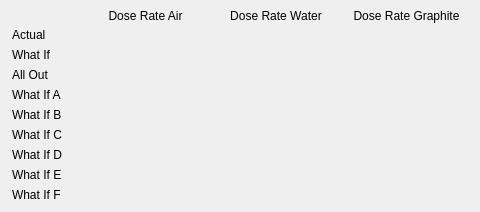
<?xml version="1.0" encoding="UTF-8"?>
<ui version="4.0">
 <class>Form</class>
 <widget class="QWidget" name="Form">
  <property name="geometry">
   <rect>
    <x>0</x>
    <y>0</y>
    <width>480</width>
    <height>212</height>
   </rect>
  </property>
  <property name="windowTitle">
   <string>Flux Spectrum Dose Rates</string>
  </property>
  <layout class="QVBoxLayout" name="verticalLayout">
   <property name="spacing">
    <number>0</number>
   </property>
   <property name="leftMargin">
    <number>0</number>
   </property>
   <property name="topMargin">
    <number>0</number>
   </property>
   <property name="rightMargin">
    <number>0</number>
   </property>
   <property name="bottomMargin">
    <number>0</number>
   </property>
   <item>
    <widget class="QFrame" name="mainFormFrame">
     <property name="minimumSize">
      <size>
       <width>480</width>
       <height>212</height>
      </size>
     </property>
     <layout class="QGridLayout" name="gridLayout">
      <property name="leftMargin">
       <number>12</number>
      </property>
      <property name="topMargin">
       <number>8</number>
      </property>
      <property name="rightMargin">
       <number>12</number>
      </property>
      <property name="bottomMargin">
       <number>8</number>
      </property>
      <property name="horizontalSpacing">
       <number>8</number>
      </property>
      <property name="verticalSpacing">
       <number>3</number>
      </property>
      <item row="8" column="1">
       <widget class="QELabel" name="qelabel_01">
        <property name="minimumSize">
         <size>
          <width>116</width>
          <height>17</height>
         </size>
        </property>
        <property name="maximumSize">
         <size>
          <width>16777215</width>
          <height>17</height>
         </size>
        </property>
        <property name="alignment">
         <set>Qt::AlignRight|Qt::AlignTrailing|Qt::AlignVCenter</set>
        </property>
        <property name="variable" stdset="0">
         <string>MCTRSD08:DOSE_RATE_AIR</string>
        </property>
        <property name="notation" stdset="0">
         <enum>QELabel::Scientific</enum>
        </property>
       </widget>
      </item>
      <item row="3" column="1">
       <widget class="QELabel" name="qelabel_02">
        <property name="minimumSize">
         <size>
          <width>116</width>
          <height>17</height>
         </size>
        </property>
        <property name="maximumSize">
         <size>
          <width>16777215</width>
          <height>17</height>
         </size>
        </property>
        <property name="alignment">
         <set>Qt::AlignRight|Qt::AlignTrailing|Qt::AlignVCenter</set>
        </property>
        <property name="variable" stdset="0">
         <string>MCTRSD03:DOSE_RATE_AIR</string>
        </property>
        <property name="notation" stdset="0">
         <enum>QELabel::Scientific</enum>
        </property>
       </widget>
      </item>
      <item row="1" column="1">
       <widget class="QELabel" name="qelabel_03">
        <property name="minimumSize">
         <size>
          <width>116</width>
          <height>17</height>
         </size>
        </property>
        <property name="maximumSize">
         <size>
          <width>16777215</width>
          <height>17</height>
         </size>
        </property>
        <property name="alignment">
         <set>Qt::AlignRight|Qt::AlignTrailing|Qt::AlignVCenter</set>
        </property>
        <property name="variable" stdset="0">
         <string>MCTRSD01:DOSE_RATE_AIR</string>
        </property>
        <property name="notation" stdset="0">
         <enum>QELabel::Scientific</enum>
        </property>
       </widget>
      </item>
      <item row="7" column="2">
       <widget class="QELabel" name="qelabel_04">
        <property name="minimumSize">
         <size>
          <width>116</width>
          <height>17</height>
         </size>
        </property>
        <property name="maximumSize">
         <size>
          <width>16777215</width>
          <height>17</height>
         </size>
        </property>
        <property name="alignment">
         <set>Qt::AlignRight|Qt::AlignTrailing|Qt::AlignVCenter</set>
        </property>
        <property name="variable" stdset="0">
         <string>MCTRSD07:DOSE_RATE_SOLID_WATER</string>
        </property>
        <property name="notation" stdset="0">
         <enum>QELabel::Scientific</enum>
        </property>
       </widget>
      </item>
      <item row="4" column="2">
       <widget class="QELabel" name="qelabel_05">
        <property name="minimumSize">
         <size>
          <width>116</width>
          <height>17</height>
         </size>
        </property>
        <property name="maximumSize">
         <size>
          <width>16777215</width>
          <height>17</height>
         </size>
        </property>
        <property name="alignment">
         <set>Qt::AlignRight|Qt::AlignTrailing|Qt::AlignVCenter</set>
        </property>
        <property name="variable" stdset="0">
         <string>MCTRSD04:DOSE_RATE_SOLID_WATER</string>
        </property>
        <property name="notation" stdset="0">
         <enum>QELabel::Scientific</enum>
        </property>
       </widget>
      </item>
      <item row="9" column="3">
       <widget class="QELabel" name="qelabel_06">
        <property name="minimumSize">
         <size>
          <width>116</width>
          <height>17</height>
         </size>
        </property>
        <property name="maximumSize">
         <size>
          <width>16777215</width>
          <height>17</height>
         </size>
        </property>
        <property name="alignment">
         <set>Qt::AlignRight|Qt::AlignTrailing|Qt::AlignVCenter</set>
        </property>
        <property name="variable" stdset="0">
         <string>MCTRSD09:DOSE_RATE_GRAPH</string>
        </property>
        <property name="notation" stdset="0">
         <enum>QELabel::Scientific</enum>
        </property>
       </widget>
      </item>
      <item row="8" column="3">
       <widget class="QELabel" name="qelabel_07">
        <property name="minimumSize">
         <size>
          <width>116</width>
          <height>17</height>
         </size>
        </property>
        <property name="maximumSize">
         <size>
          <width>16777215</width>
          <height>17</height>
         </size>
        </property>
        <property name="alignment">
         <set>Qt::AlignRight|Qt::AlignTrailing|Qt::AlignVCenter</set>
        </property>
        <property name="variable" stdset="0">
         <string>MCTRSD08:DOSE_RATE_GRAPH</string>
        </property>
        <property name="notation" stdset="0">
         <enum>QELabel::Scientific</enum>
        </property>
       </widget>
      </item>
      <item row="3" column="3">
       <widget class="QELabel" name="qelabel_08">
        <property name="minimumSize">
         <size>
          <width>116</width>
          <height>17</height>
         </size>
        </property>
        <property name="maximumSize">
         <size>
          <width>16777215</width>
          <height>17</height>
         </size>
        </property>
        <property name="alignment">
         <set>Qt::AlignRight|Qt::AlignTrailing|Qt::AlignVCenter</set>
        </property>
        <property name="variable" stdset="0">
         <string>MCTRSD03:DOSE_RATE_GRAPH</string>
        </property>
        <property name="notation" stdset="0">
         <enum>QELabel::Scientific</enum>
        </property>
       </widget>
      </item>
      <item row="7" column="1">
       <widget class="QELabel" name="qelabel_09">
        <property name="minimumSize">
         <size>
          <width>116</width>
          <height>17</height>
         </size>
        </property>
        <property name="maximumSize">
         <size>
          <width>16777215</width>
          <height>17</height>
         </size>
        </property>
        <property name="alignment">
         <set>Qt::AlignRight|Qt::AlignTrailing|Qt::AlignVCenter</set>
        </property>
        <property name="variable" stdset="0">
         <string>MCTRSD07:DOSE_RATE_AIR</string>
        </property>
        <property name="notation" stdset="0">
         <enum>QELabel::Scientific</enum>
        </property>
       </widget>
      </item>
      <item row="0" column="1">
       <widget class="QLabel" name="qlabel_01">
        <property name="minimumSize">
         <size>
          <width>116</width>
          <height>15</height>
         </size>
        </property>
        <property name="maximumSize">
         <size>
          <width>16777215</width>
          <height>15</height>
         </size>
        </property>
        <property name="font">
         <font/>
        </property>
        <property name="text">
         <string>Dose Rate Air</string>
        </property>
        <property name="alignment">
         <set>Qt::AlignCenter</set>
        </property>
       </widget>
      </item>
      <item row="7" column="0">
       <widget class="QLabel" name="qlabel_02">
        <property name="minimumSize">
         <size>
          <width>64</width>
          <height>15</height>
         </size>
        </property>
        <property name="maximumSize">
         <size>
          <width>64</width>
          <height>15</height>
         </size>
        </property>
        <property name="text">
         <string>What If D</string>
        </property>
       </widget>
      </item>
      <item row="8" column="2">
       <widget class="QELabel" name="qelabel_10">
        <property name="minimumSize">
         <size>
          <width>116</width>
          <height>17</height>
         </size>
        </property>
        <property name="maximumSize">
         <size>
          <width>16777215</width>
          <height>17</height>
         </size>
        </property>
        <property name="alignment">
         <set>Qt::AlignRight|Qt::AlignTrailing|Qt::AlignVCenter</set>
        </property>
        <property name="variable" stdset="0">
         <string>MCTRSD08:DOSE_RATE_SOLID_WATER</string>
        </property>
        <property name="notation" stdset="0">
         <enum>QELabel::Scientific</enum>
        </property>
       </widget>
      </item>
      <item row="3" column="2">
       <widget class="QELabel" name="qelabel_11">
        <property name="minimumSize">
         <size>
          <width>116</width>
          <height>17</height>
         </size>
        </property>
        <property name="maximumSize">
         <size>
          <width>16777215</width>
          <height>17</height>
         </size>
        </property>
        <property name="alignment">
         <set>Qt::AlignRight|Qt::AlignTrailing|Qt::AlignVCenter</set>
        </property>
        <property name="variable" stdset="0">
         <string>MCTRSD03:DOSE_RATE_SOLID_WATER</string>
        </property>
        <property name="notation" stdset="0">
         <enum>QELabel::Scientific</enum>
        </property>
       </widget>
      </item>
      <item row="6" column="3">
       <widget class="QELabel" name="qelabel_12">
        <property name="minimumSize">
         <size>
          <width>116</width>
          <height>17</height>
         </size>
        </property>
        <property name="maximumSize">
         <size>
          <width>16777215</width>
          <height>17</height>
         </size>
        </property>
        <property name="alignment">
         <set>Qt::AlignRight|Qt::AlignTrailing|Qt::AlignVCenter</set>
        </property>
        <property name="variable" stdset="0">
         <string>MCTRSD05:DOSE_RATE_GRAPH</string>
        </property>
        <property name="notation" stdset="0">
         <enum>QELabel::Scientific</enum>
        </property>
       </widget>
      </item>
      <item row="2" column="1">
       <widget class="QELabel" name="qelabel_13">
        <property name="minimumSize">
         <size>
          <width>116</width>
          <height>17</height>
         </size>
        </property>
        <property name="maximumSize">
         <size>
          <width>16777215</width>
          <height>17</height>
         </size>
        </property>
        <property name="alignment">
         <set>Qt::AlignRight|Qt::AlignTrailing|Qt::AlignVCenter</set>
        </property>
        <property name="variable" stdset="0">
         <string>MCTRSD02:DOSE_RATE_AIR</string>
        </property>
        <property name="notation" stdset="0">
         <enum>QELabel::Scientific</enum>
        </property>
       </widget>
      </item>
      <item row="0" column="2">
       <widget class="QLabel" name="qlabel_03">
        <property name="minimumSize">
         <size>
          <width>116</width>
          <height>15</height>
         </size>
        </property>
        <property name="maximumSize">
         <size>
          <width>16777215</width>
          <height>15</height>
         </size>
        </property>
        <property name="font">
         <font/>
        </property>
        <property name="text">
         <string>Dose Rate Water</string>
        </property>
        <property name="alignment">
         <set>Qt::AlignCenter</set>
        </property>
       </widget>
      </item>
      <item row="6" column="1">
       <widget class="QELabel" name="qelabel_14">
        <property name="minimumSize">
         <size>
          <width>116</width>
          <height>17</height>
         </size>
        </property>
        <property name="maximumSize">
         <size>
          <width>16777215</width>
          <height>17</height>
         </size>
        </property>
        <property name="alignment">
         <set>Qt::AlignRight|Qt::AlignTrailing|Qt::AlignVCenter</set>
        </property>
        <property name="variable" stdset="0">
         <string>MCTRSD05:DOSE_RATE_AIR</string>
        </property>
        <property name="notation" stdset="0">
         <enum>QELabel::Scientific</enum>
        </property>
       </widget>
      </item>
      <item row="1" column="0">
       <widget class="QLabel" name="qlabel_04">
        <property name="minimumSize">
         <size>
          <width>64</width>
          <height>15</height>
         </size>
        </property>
        <property name="maximumSize">
         <size>
          <width>64</width>
          <height>15</height>
         </size>
        </property>
        <property name="text">
         <string>Actual</string>
        </property>
       </widget>
      </item>
      <item row="6" column="2">
       <widget class="QELabel" name="qelabel_15">
        <property name="minimumSize">
         <size>
          <width>116</width>
          <height>17</height>
         </size>
        </property>
        <property name="maximumSize">
         <size>
          <width>16777215</width>
          <height>17</height>
         </size>
        </property>
        <property name="alignment">
         <set>Qt::AlignRight|Qt::AlignTrailing|Qt::AlignVCenter</set>
        </property>
        <property name="variable" stdset="0">
         <string>MCTRSD05:DOSE_RATE_SOLID_WATER</string>
        </property>
        <property name="notation" stdset="0">
         <enum>QELabel::Scientific</enum>
        </property>
       </widget>
      </item>
      <item row="5" column="1">
       <widget class="QELabel" name="qelabel_16">
        <property name="minimumSize">
         <size>
          <width>116</width>
          <height>17</height>
         </size>
        </property>
        <property name="maximumSize">
         <size>
          <width>16777215</width>
          <height>17</height>
         </size>
        </property>
        <property name="alignment">
         <set>Qt::AlignRight|Qt::AlignTrailing|Qt::AlignVCenter</set>
        </property>
        <property name="variable" stdset="0">
         <string>MCTRSD05:DOSE_RATE_AIR</string>
        </property>
        <property name="notation" stdset="0">
         <enum>QELabel::Scientific</enum>
        </property>
       </widget>
      </item>
      <item row="2" column="3">
       <widget class="QELabel" name="qelabel_17">
        <property name="minimumSize">
         <size>
          <width>116</width>
          <height>17</height>
         </size>
        </property>
        <property name="maximumSize">
         <size>
          <width>16777215</width>
          <height>17</height>
         </size>
        </property>
        <property name="alignment">
         <set>Qt::AlignRight|Qt::AlignTrailing|Qt::AlignVCenter</set>
        </property>
        <property name="variable" stdset="0">
         <string>MCTRSD02:DOSE_RATE_GRAPH</string>
        </property>
        <property name="notation" stdset="0">
         <enum>QELabel::Scientific</enum>
        </property>
       </widget>
      </item>
      <item row="5" column="2">
       <widget class="QELabel" name="qelabel_18">
        <property name="minimumSize">
         <size>
          <width>116</width>
          <height>17</height>
         </size>
        </property>
        <property name="maximumSize">
         <size>
          <width>16777215</width>
          <height>17</height>
         </size>
        </property>
        <property name="alignment">
         <set>Qt::AlignRight|Qt::AlignTrailing|Qt::AlignVCenter</set>
        </property>
        <property name="variable" stdset="0">
         <string>MCTRSD05:DOSE_RATE_SOLID_WATER</string>
        </property>
        <property name="notation" stdset="0">
         <enum>QELabel::Scientific</enum>
        </property>
       </widget>
      </item>
      <item row="1" column="3">
       <widget class="QELabel" name="qelabel_19">
        <property name="minimumSize">
         <size>
          <width>116</width>
          <height>17</height>
         </size>
        </property>
        <property name="maximumSize">
         <size>
          <width>16777215</width>
          <height>17</height>
         </size>
        </property>
        <property name="alignment">
         <set>Qt::AlignRight|Qt::AlignTrailing|Qt::AlignVCenter</set>
        </property>
        <property name="variable" stdset="0">
         <string>MCTRSD01:DOSE_RATE_GRAPH</string>
        </property>
        <property name="notation" stdset="0">
         <enum>QELabel::Scientific</enum>
        </property>
       </widget>
      </item>
      <item row="2" column="2">
       <widget class="QELabel" name="qelabel_20">
        <property name="minimumSize">
         <size>
          <width>116</width>
          <height>17</height>
         </size>
        </property>
        <property name="maximumSize">
         <size>
          <width>16777215</width>
          <height>17</height>
         </size>
        </property>
        <property name="alignment">
         <set>Qt::AlignRight|Qt::AlignTrailing|Qt::AlignVCenter</set>
        </property>
        <property name="variable" stdset="0">
         <string>MCTRSD02:DOSE_RATE_SOLID_WATER</string>
        </property>
        <property name="notation" stdset="0">
         <enum>QELabel::Scientific</enum>
        </property>
       </widget>
      </item>
      <item row="1" column="2">
       <widget class="QELabel" name="qelabel_21">
        <property name="minimumSize">
         <size>
          <width>116</width>
          <height>17</height>
         </size>
        </property>
        <property name="maximumSize">
         <size>
          <width>16777215</width>
          <height>17</height>
         </size>
        </property>
        <property name="alignment">
         <set>Qt::AlignRight|Qt::AlignTrailing|Qt::AlignVCenter</set>
        </property>
        <property name="variable" stdset="0">
         <string>MCTRSD01:DOSE_RATE_SOLID_WATER</string>
        </property>
        <property name="notation" stdset="0">
         <enum>QELabel::Scientific</enum>
        </property>
       </widget>
      </item>
      <item row="4" column="1">
       <widget class="QELabel" name="qelabel_22">
        <property name="minimumSize">
         <size>
          <width>116</width>
          <height>17</height>
         </size>
        </property>
        <property name="maximumSize">
         <size>
          <width>16777215</width>
          <height>17</height>
         </size>
        </property>
        <property name="alignment">
         <set>Qt::AlignRight|Qt::AlignTrailing|Qt::AlignVCenter</set>
        </property>
        <property name="variable" stdset="0">
         <string>MCTRSD04:DOSE_RATE_AIR</string>
        </property>
        <property name="notation" stdset="0">
         <enum>QELabel::Scientific</enum>
        </property>
       </widget>
      </item>
      <item row="8" column="0">
       <widget class="QLabel" name="qlabel_05">
        <property name="minimumSize">
         <size>
          <width>64</width>
          <height>15</height>
         </size>
        </property>
        <property name="maximumSize">
         <size>
          <width>64</width>
          <height>15</height>
         </size>
        </property>
        <property name="text">
         <string>What If E</string>
        </property>
       </widget>
      </item>
      <item row="9" column="1">
       <widget class="QELabel" name="qelabel_23">
        <property name="minimumSize">
         <size>
          <width>116</width>
          <height>17</height>
         </size>
        </property>
        <property name="maximumSize">
         <size>
          <width>16777215</width>
          <height>17</height>
         </size>
        </property>
        <property name="alignment">
         <set>Qt::AlignRight|Qt::AlignTrailing|Qt::AlignVCenter</set>
        </property>
        <property name="variable" stdset="0">
         <string>MCTRSD09:DOSE_RATE_AIR</string>
        </property>
        <property name="notation" stdset="0">
         <enum>QELabel::Scientific</enum>
        </property>
       </widget>
      </item>
      <item row="3" column="0">
       <widget class="QLabel" name="qlabel_06">
        <property name="minimumSize">
         <size>
          <width>64</width>
          <height>15</height>
         </size>
        </property>
        <property name="maximumSize">
         <size>
          <width>64</width>
          <height>15</height>
         </size>
        </property>
        <property name="text">
         <string>All Out</string>
        </property>
       </widget>
      </item>
      <item row="6" column="0">
       <widget class="QLabel" name="qlabel_07">
        <property name="minimumSize">
         <size>
          <width>64</width>
          <height>15</height>
         </size>
        </property>
        <property name="maximumSize">
         <size>
          <width>64</width>
          <height>15</height>
         </size>
        </property>
        <property name="text">
         <string>What If C</string>
        </property>
       </widget>
      </item>
      <item row="9" column="2">
       <widget class="QELabel" name="qelabel_24">
        <property name="minimumSize">
         <size>
          <width>116</width>
          <height>17</height>
         </size>
        </property>
        <property name="maximumSize">
         <size>
          <width>16777215</width>
          <height>17</height>
         </size>
        </property>
        <property name="alignment">
         <set>Qt::AlignRight|Qt::AlignTrailing|Qt::AlignVCenter</set>
        </property>
        <property name="variable" stdset="0">
         <string>MCTRSD09:DOSE_RATE_SOLID_WATER</string>
        </property>
        <property name="notation" stdset="0">
         <enum>QELabel::Scientific</enum>
        </property>
       </widget>
      </item>
      <item row="7" column="3">
       <widget class="QELabel" name="qelabel_25">
        <property name="minimumSize">
         <size>
          <width>116</width>
          <height>17</height>
         </size>
        </property>
        <property name="maximumSize">
         <size>
          <width>16777215</width>
          <height>17</height>
         </size>
        </property>
        <property name="alignment">
         <set>Qt::AlignRight|Qt::AlignTrailing|Qt::AlignVCenter</set>
        </property>
        <property name="variable" stdset="0">
         <string>MCTRSD07:DOSE_RATE_GRAPH</string>
        </property>
        <property name="notation" stdset="0">
         <enum>QELabel::Scientific</enum>
        </property>
       </widget>
      </item>
      <item row="4" column="0">
       <widget class="QLabel" name="qlabel_08">
        <property name="minimumSize">
         <size>
          <width>64</width>
          <height>15</height>
         </size>
        </property>
        <property name="maximumSize">
         <size>
          <width>64</width>
          <height>15</height>
         </size>
        </property>
        <property name="text">
         <string>What If A</string>
        </property>
       </widget>
      </item>
      <item row="5" column="0">
       <widget class="QLabel" name="qlabel_09">
        <property name="minimumSize">
         <size>
          <width>64</width>
          <height>15</height>
         </size>
        </property>
        <property name="maximumSize">
         <size>
          <width>64</width>
          <height>15</height>
         </size>
        </property>
        <property name="text">
         <string>What If B</string>
        </property>
       </widget>
      </item>
      <item row="4" column="3">
       <widget class="QELabel" name="qelabel_26">
        <property name="minimumSize">
         <size>
          <width>116</width>
          <height>17</height>
         </size>
        </property>
        <property name="maximumSize">
         <size>
          <width>16777215</width>
          <height>17</height>
         </size>
        </property>
        <property name="alignment">
         <set>Qt::AlignRight|Qt::AlignTrailing|Qt::AlignVCenter</set>
        </property>
        <property name="variable" stdset="0">
         <string>MCTRSD04:DOSE_RATE_GRAPH</string>
        </property>
        <property name="notation" stdset="0">
         <enum>QELabel::Scientific</enum>
        </property>
       </widget>
      </item>
      <item row="9" column="0">
       <widget class="QLabel" name="qlabel_10">
        <property name="minimumSize">
         <size>
          <width>64</width>
          <height>15</height>
         </size>
        </property>
        <property name="maximumSize">
         <size>
          <width>64</width>
          <height>15</height>
         </size>
        </property>
        <property name="text">
         <string>What If F</string>
        </property>
       </widget>
      </item>
      <item row="5" column="3">
       <widget class="QELabel" name="qelabel_27">
        <property name="minimumSize">
         <size>
          <width>116</width>
          <height>17</height>
         </size>
        </property>
        <property name="maximumSize">
         <size>
          <width>16777215</width>
          <height>17</height>
         </size>
        </property>
        <property name="alignment">
         <set>Qt::AlignRight|Qt::AlignTrailing|Qt::AlignVCenter</set>
        </property>
        <property name="variable" stdset="0">
         <string>MCTRSD05:DOSE_RATE_GRAPH</string>
        </property>
        <property name="notation" stdset="0">
         <enum>QELabel::Scientific</enum>
        </property>
       </widget>
      </item>
      <item row="0" column="3">
       <widget class="QLabel" name="qlabel_11">
        <property name="minimumSize">
         <size>
          <width>116</width>
          <height>15</height>
         </size>
        </property>
        <property name="maximumSize">
         <size>
          <width>16777215</width>
          <height>15</height>
         </size>
        </property>
        <property name="font">
         <font/>
        </property>
        <property name="text">
         <string>Dose Rate Graphite</string>
        </property>
        <property name="alignment">
         <set>Qt::AlignCenter</set>
        </property>
       </widget>
      </item>
      <item row="2" column="0">
       <widget class="QLabel" name="qlabel_12">
        <property name="minimumSize">
         <size>
          <width>64</width>
          <height>15</height>
         </size>
        </property>
        <property name="maximumSize">
         <size>
          <width>64</width>
          <height>15</height>
         </size>
        </property>
        <property name="text">
         <string>What If</string>
        </property>
       </widget>
      </item>
     </layout>
    </widget>
   </item>
  </layout>
 </widget>
 <customwidgets>
  <customwidget>
   <class>QELabel</class>
   <extends>QLabel</extends>
   <header>QELabel.h</header>
  </customwidget>
 </customwidgets>
 <resources/>
 <connections/>
</ui>
